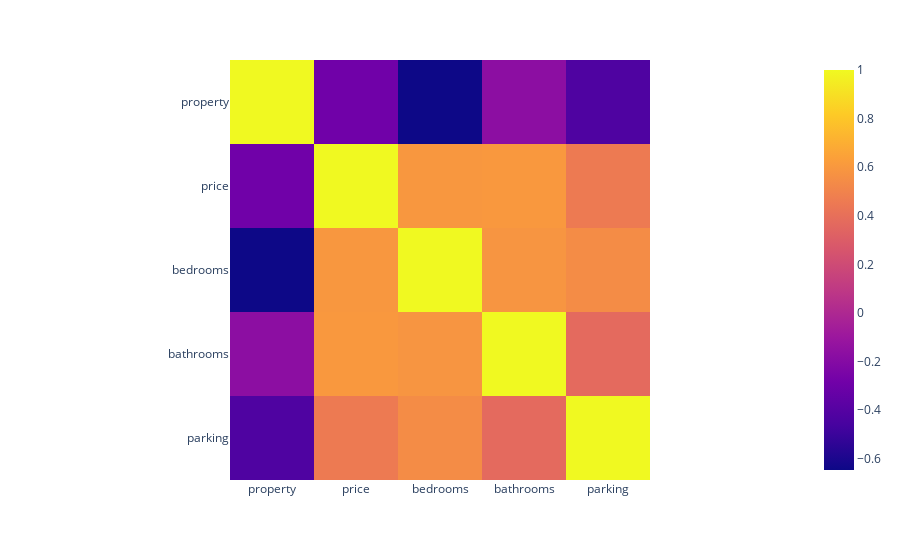

The cell this chart's notebook holds for it:
### Code cell
# Create a heatmap to visualise the correlations
pc_fig = px.imshow(property_corr) 
pc_fig.show()

### Figure 1 — Plotly figure (JSON) as saved in the notebook; plotly's stock layout.template omitted (floating-point values rounded to 4 significant figures)
{"data": [{"coloraxis": "coloraxis", "hovertemplate": "x: %{x}<br>y: %{y}<br>color: %{z}<extra></extra>", "name": "0", "type": "heatmap", "x": ["property", "price", "bedrooms", "bathrooms", "parking"], "xaxis": "x", "y": ["property", "price", "bedrooms", "bathrooms", "parking"], "yaxis": "y", "z": [[1, -0.2891, -0.6461, -0.1688, -0.4274], [-0.2891, 1, 0.5945, 0.6017, 0.4558], [-0.6461, 0.5945, 1, 0.5846, 0.5434], [-0.1688, 0.6017, 0.5846, 1, 0.3687], [-0.4274, 0.4558, 0.5434, 0.3687, 1]]}], "layout": {"coloraxis": {"colorscale": [[0, "#0d0887"], [0.1111, "#46039f"], [0.2222, "#7201a8"], [0.3333, "#9c179e"], [0.4444, "#bd3786"], [0.5556, "#d8576b"], [0.6667, "#ed7953"], [0.7778, "#fb9f3a"], [0.8889, "#fdca26"], [1, "#f0f921"]]}, "margin": {"t": 60}, "xaxis": {"anchor": "y", "constrain": "domain", "domain": [0, 1], "scaleanchor": "y"}, "yaxis": {"anchor": "x", "autorange": "reversed", "constrain": "domain", "domain": [0, 1]}}}
